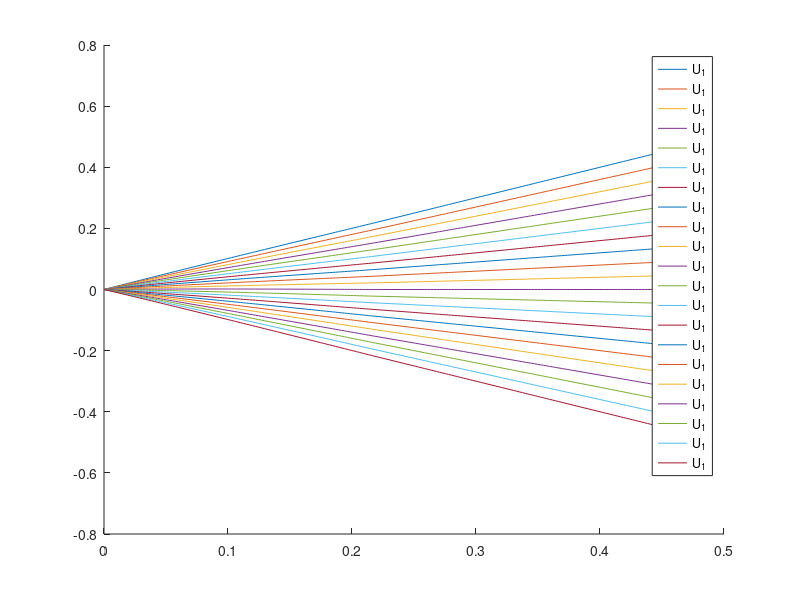

Source code (MATLAB): (Note: this script raises an error after producing the figure.)
%% Utility septembre 2024
clear all; close all;
%--------------------------
vecC = -1:0.1:1;
b = 1000; mu = 1/30.6;

gamma1 = 1/2.9;
s1     = 1;
rho1b  = 0.12;

gamma2 = 365/14*0.11;
s2 = 0.85; %ct
rho2b = 0.12;

P1b = 16.1/100; R1b = 1/(1-P1b);
beta1 = R1b*(gamma1+s1*rho1b+mu);

P2b = 5.3/100; R2b = 1/(1-P2b);
beta2 = R2b*(gamma2+s2*rho2b+mu);

R10 = beta1/(gamma1 + mu);
R20 = beta2/(gamma2 + mu);
alpha1 = beta1*(1-1/R10)/s1;
alpha2 = beta2*(1-1/R20)/s2;
vecRho = sort([alpha1,alpha2,linspace(0,max(alpha1,alpha2)*1.5,200)]); %1:hiv, 2:ct
%--------------------------

i=1;P12=[];P1=[];P2=[];
Nequ = b/mu;
for rho=vecRho
    gamma2p = gamma2 + s2*rho;
	gamma1p = gamma1 + s1*rho;
    gamma12 = gamma1+gamma2+(1-(1-s1)*(1-s2))*rho;
    gamma1t = gamma1p-s1*s2*rho;
    gamma2t = gamma2p-s1*s2*rho;
    
    R1p = beta1/(gamma1p + mu);
	R2p = beta2/(gamma2p + mu);
    
    Lambda1p = mu*(R1p-1)/beta1;
    Lambda2p = beta2*(1-1/R2p);
    
    
    %SES12   = b/mu*(mu*(R1p-1) + gamma2p+mu)/(mu*(R1p-1)+beta2)/R1p;%ok
    SES12   =  b/(mu*R1p)*(Lambda1p+gamma2p+mu)/(Lambda1p+beta2)
    I2ES12  = b/(mu*R1p)-SES12;
    I12ES12 = b/mu*Lambda1p/R1p*((Lambda2p+gamma1p+mu)/(gamma1p+mu) - (Lambda1p+mu+gamma2p)/(Lambda1p+beta2))/(beta2+gamma1p-s1*s2*rho);
    I1ES12  = b/mu*Lambda1p/R1p*(gamma2t/(gamma1p+mu)+(Lambda1p+gamma2p+mu)/(Lambda1p+beta2))/(Lambda2p+gamma1p+mu+gamma2t);
    IR2ES12 = b/mu*(1-1/R2p)-I2ES12-I12ES12;
    R1ES12  = b/(mu*R2p)-SES12 -I1ES12;
    N       = b/mu;
    NVT    = (N-R1ES12);
    P12(i)  = max((I2ES12+I12ES12+I1ES12+IR2ES12+R1ES12)/N,0);
    
    SES1 = b/(mu*R1p); SES12+I2ES12;
    IES1 = b/beta1*(R1p-1); I12ES12+I1ES12; %pas ok
    R1ES = gamma1p*b/(mu*beta1)*(R1p-1); IR2ES12+R1ES12 %pas ok
    
    (SES1+IES1+R1ES)-b/mu
    
    %P1(i)   = max((I12ES12+I1ES12)/(NVT-IR2ES12),0);
    P1(i)  = max(IES1/(SES1+IES1),0);
    P2(i)   = max(1-1/R2p,0);

    i=i+1;
end

P12 = P12.*(vecRho>alpha1 & vecRho>alpha2) + P1.*(vecRho<=alpha2 & vecRho>alpha1) + P2.*(vecRho<=alpha1 & vecRho>alpha2); 

for c=vecC
    % utility
    U12 = vecRho.*(P12-c);
    U1 = vecRho.*(P1-c);
    U2 = vecRho.*(P2-c);
    figure(1)
    hold on
    %plot(vecRho, U12,'DisplayName',['c=',num2str(c)])
    %plot(vecRho, U12,'DisplayName','U_{12}')
    %plot(vecRho, U2, 'DisplayName','U_{2}')
    plot(vecRho,U1, 'DisplayName','U_{1}')
end
legend()
%legend('U_1','U_2','U_{12}')

[aa,bb] = max(U12);
vecRho(bb)

tab = [vecRho',P1',P2',P12']

%%
close all

addpath('C:\Users\Moi\Documents\IPLESP\These\Codes\multi-voluntary-testing\Mymodels\_archives\')
vecC=sort([-0.041,-0.0347,-0.032,-0.0315,-0.031,linspace(-0.15,0.4,100)]); %sort([0.135,0.132,0.133,0.137,-0.051,-0.052,-0.055,-0.25:0.01:0,0.001:0.0001:0.003,0.004:0.001:0.005,0.01:0.01:0.4]);
rho12=[]; rho2=[]; i=1; rhohat =[]; rho1=[]; rho12th=[]; up_bnd=[];
for c=vecC
    CSIS2 = @(rho) -U12_SIRSIS7(rho,beta1,beta2,gamma1,gamma2,s1,s2,b,mu,c);
    rho12(i) = min([max(fmincon(CSIS2,0),0),max(alpha1,alpha2)]);

    rho2(i)  = min(max(beta2/(2*s2)*(1-1/R20-c),0),alpha2);
    rhohat1_th = beta1*(sqrt(R10*mu/(mu+beta1*c))-1)/(R10*s1);
    rho1(i)  = min(max(rhohat1_th,0),alpha1);
    
    U_12 = U_SIRSIS7(rho12(i),beta1,beta2,gamma1,gamma2,s1,s2,b,mu,c);
    U_2  = U_SIRSIS7(rho2(i),beta1,beta2,gamma1,gamma2,s1,s2,b,mu,c);
    
    if U_12<=U_2
        rhohat(i) = rho2(i);
    else 
        rhohat(i) = rho12(i);
    end
    
    i=i+1;
end

figure()
plot(vecC,min(rhohat,alpha2))
hold on
plot(vecC,rho1)
plot(vecC,min(rho2,alpha2))
legend('\rho_{12}','\rho_1','\rho_2')

tab = [vecC',rho12',rho1',rho2',rhohat',rho12th',up_bnd'];
tab=round(tab,5)
format short
